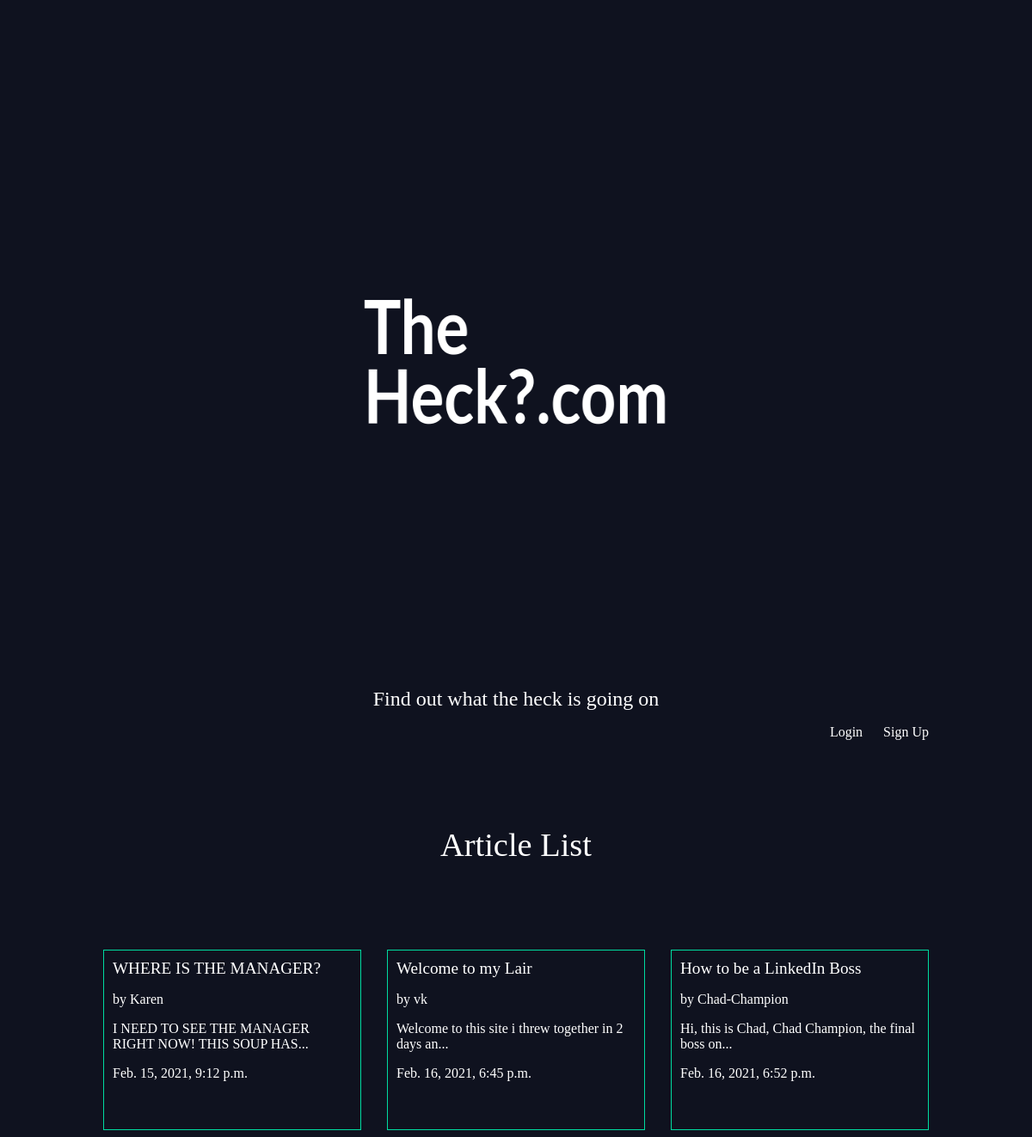
The page / on the database its author committed.
### articles/models.py (models this page shows, shortened)
class Article(models.Model):
    title= models.CharField(max_length=100)
    slug= models.SlugField()
    body= models.TextField()
    subject = models.TextField()
    date=  models.DateTimeField(auto_now_add=True)
    thumb = models.ImageField(default='default.png', blank=True)
    author = models.ForeignKey(User, default='None',on_delete=models.CASCADE)
    def snippet(self):
        return self.body[:50] + '...'

### articles/views.py (the view)
# urls.py: path('', views.article_list,name='list'),
def article_list(request):
    articles = Article.objects.all().order_by('date')
    return render(request, 'articles/articlelist.html', {'articles' : articles})

### articles/templates/articles/articlelist.html
{% extends 'baselayout.html' %}
{% block content%}
        <h1>Article List</h1>
        <div class='articles'>
            {% for article in articles %}
            <div class='article'>
                <h2><a href="{% url 'articles:details' slug=article.slug %}">{{article.title}}</a></h2>
                <p> by {{ article.author }}</p>
                <p>{{article.snippet}}</p>
                <p>{{article.date}}</p>
            </div>
            {% endfor %}
        </div>
    {% endblock %}

### templates/baselayout.html (shortened to what this page needs)
{% load static from static %}
<html>
    <head>
        <link rel="stylesheet" href="{% static 'styles.css' %}">
    </head>
    <body>
        <div class='wrapper'>
            <h1><a href="{% url 'articles:list' %}"><img src="{% static 'The Heck_com-logos_white.png' %}" width="500" height="600"/></a></h1>
        <div class='Mottolol'><h2>Find out what the heck is going on</h2></div>
            <nav>
                <ul>
                    {% if user.is_authenticated %}
                    <li>
                        <form class="logout-link" action="{% url 'accounts:logout' %}" method="post">
                            {% csrf_token %}
                            <button type='submit'>Logout</button>
                        </form>
                    </li>
                    <li>
                        <a href="{% url 'articles:create' %}" class='highlight'>Create new Article</a>
                    </li>
                    {% else %}
                    <li>
                        <a href="{% url 'accounts:login' %}">Login</a>
                    </li>
                    <li>
                        <a href="{% url 'accounts:signup' %}">Sign Up</a>
                    </li>
                    {% endif %}
                </ul>
            </nav>
            {% block content %}
            {% endblock %}
        </div>
    </body>
</html>

### static/styles.css (style rules this page uses)
body { background-color: #0f121f; color: #fff; }
body * { font-family: Ubuntu; }
h1, h2, h3, h4, h5 { font-weight: normal; margin: 0; }
a, a:hover, a:visited { color: #fff; text-decoration: none; }
.wrapper { max-width: 960px; margin: 0 auto; }
div.wrapper > h1 { text-align: center; margin: 100px auto; font-size: 2.4em }
div.Mottolol > h2 { text-align: center; }
nav { justify-self: end; }
nav li { display: inline-block; list-style-type: none; margin-left: 20px; }
.articles { display: grid; grid-template-columns: 1fr 1fr 1fr; grid-gap: 30px; }
.article { padding: 10px; border: 1px solid #00dba0; position: relative; padding-bottom: 40px; }
.article h2 { font-size: 1.2em; }

### rows shown on the page
Article: title "WHERE IS THE MANAGER?", author "Karen", snippet "I NEED TO SEE THE MANAGER RIGHT NOW! THIS SOUP HAS...", date "Feb. 15, 2021, 9:12 p.m."
Article: title "Welcome to my Lair", author "vk", snippet "Welcome to this site i threw together in 2 days an...", date "Feb. 16, 2021, 6:45 p.m."
Article: title "How to be a LinkedIn Boss", author "Chad-Champion", snippet "Hi, this is Chad, Chad Champion, the final boss on...", date "Feb. 16, 2021, 6:52 p.m."
